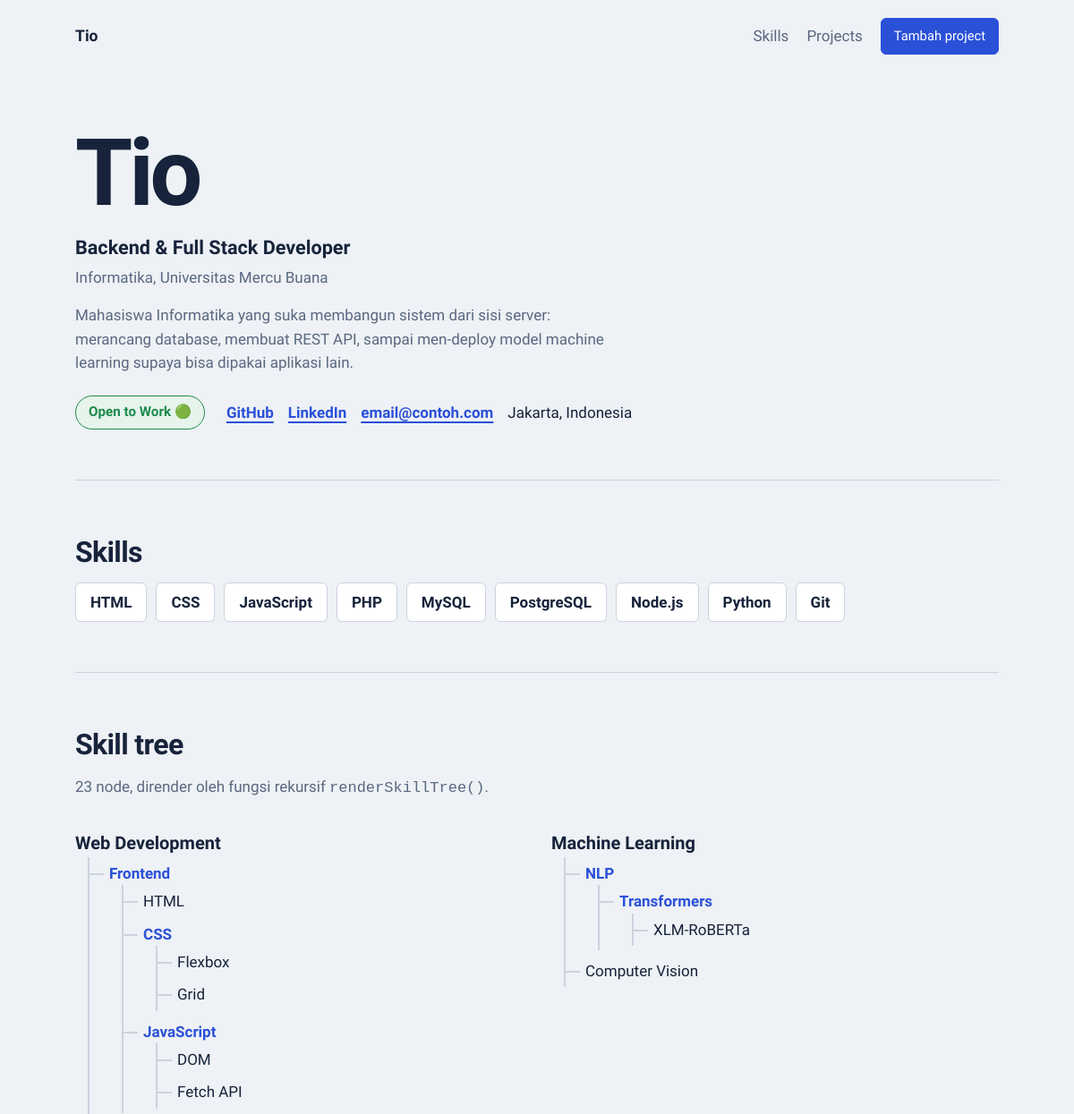
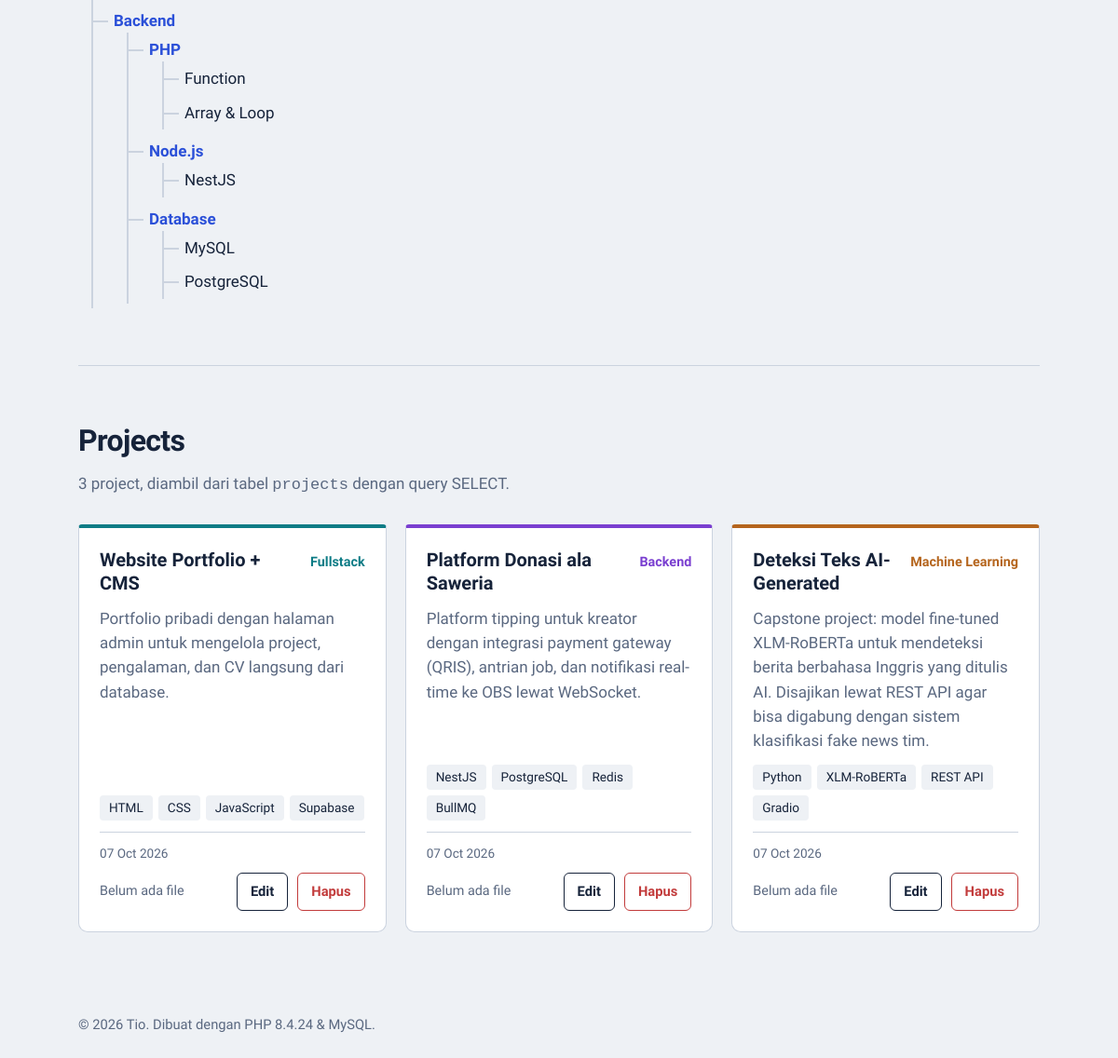
The page / on the database its author committed (2 pictures, top to bottom).
### tables this page shows
CREATE TABLE IF NOT EXISTS projects (
  id          INT UNSIGNED NOT NULL AUTO_INCREMENT,
  title       VARCHAR(150) NOT NULL,
  description TEXT         NOT NULL,
  tech        VARCHAR(255) NOT NULL COMMENT 'dipisah koma, contoh: PHP, MySQL',
  category    VARCHAR(30)  NOT NULL DEFAULT 'other',
  file_path   VARCHAR(255)          DEFAULT NULL COMMENT 'contoh: uploads/abc123.pdf',
  created_at  TIMESTAMP    NOT NULL DEFAULT CURRENT_TIMESTAMP,
  PRIMARY KEY (id)
);

### data.php (called while the page is built)
<?php
$nama      = 'Tio';
$role      = 'Backend & Full Stack Developer';
$kampus    = 'Informatika, Universitas Mercu Buana';
$bio       = 'Mahasiswa Informatika yang suka membangun sistem dari sisi server: '
           . 'merancang database, membuat REST API, sampai men-deploy model machine learning '
           . 'supaya bisa dipakai aplikasi lain.';
$lokasi    = 'Jakarta, Indonesia';
$email     = 'email@contoh.com';
$github    = 'https://github.com/tioeka04';
$linkedin  = 'https://www.linkedin.com/in/username';
$tahun     = date('Y');
$open_to_work = true;
$skills = ['HTML', 'CSS', 'JavaScript', 'PHP', 'MySQL', 'PostgreSQL', 'Node.js', 'Python', 'Git'];
$skill_tree = [
    'Web Development' => [
        'Frontend' => [
            'HTML' => [],
            'CSS'  => [
                'Flexbox' => [],
                'Grid'    => [],
            ],
            'JavaScript' => [
                'DOM' => [],
                'Fetch API' => [],
            ],
        ],
        'Backend' => [
            'PHP' => [
                'Function' => [],
                'Array & Loop' => [],
            ],
            'Node.js' => [
                'NestJS' => [],
            ],
            'Database' => [
                'MySQL' => [],
                'PostgreSQL' => [],
            ],
        ],
    ],
    'Machine Learning' => [
        'NLP' => [
            'Transformers' => [
                'XLM-RoBERTa' => [],
            ],
        ],
        'Computer Vision' => [],
    ],
];

### functions.php (the view, shortened to what this page needs)
<?php
function e($text)
{
    return htmlspecialchars((string) $text, ENT_QUOTES, 'UTF-8');
}
function csrfToken()
{
    return $_SESSION['csrf'];
}
function csrfField()
{
    return '<input type="hidden" name="csrf" value="' . e(csrfToken()) . '">';
}
function getCategoryInfo($category)
{
    switch (strtolower((string) $category)) {
        case 'backend':
            $label = 'Backend';
            break;
        case 'fullstack':
            $label = 'Fullstack';
            break;
        case 'ml':
            $label = 'Machine Learning';
            break;
    }
    return ['label' => $label, 'class' => 'card--' . strtolower($category)];
}
function splitTech($tech)
{
    return array_values(array_filter(array_map('trim', explode(',', (string) $tech)), 'strlen'));
}
function renderProjectCard($project)
{
    $cat = getCategoryInfo($project['category']);
    $techList = '';
    foreach (splitTech($project['tech']) as $t) {
        $techList .= '<li>' . e($t) . '</li>';
    }
    if (!empty($project['file_path'])) {
        $ext = strtoupper(pathinfo($project['file_path'], PATHINFO_EXTENSION));
        $download = '<a class="btn btn--primary" href="download.php?id=' . (int) $project['id'] . '">Download ' . e($ext) . '</a>';
    } else {
        $download = '<span class="card__nofile">Belum ada file</span>';
    }
    $date = date('d M Y', strtotime($project['created_at']));
    return '
    <article class="card ' . e($cat['class']) . '" id="project-' . (int) $project['id'] . '">
        <div class="card__head">
            <h3 class="card__title">' . e($project['title']) . '</h3>
            <span class="card__cat">' . e($cat['label']) . '</span>
        </div>
        <p class="card__desc">' . nl2br(e($project['description'])) . '</p>
        <ul class="card__tech" aria-label="Teknologi">' . $techList . '</ul>
        <div class="card__foot">
            <span class="card__date">' . e($date) . '</span>
            ' . $download . '
            <a class="btn" href="edit_project.php?id=' . (int) $project['id'] . '">Edit</a>
            <form class="inline-form" method="post" action="delete_project.php"
                  onsubmit="return confirm(\'Hapus project &quot;' . e(addslashes($project['title'])) . '&quot;? File-nya juga ikut terhapus.\');">
                ' . csrfField() . '
                <input type="hidden" name="id" value="' . (int) $project['id'] . '">
                <button type="submit" class="btn btn--danger">Hapus</button>
            </form>
        </div>
    </article>';
}
function renderPortfolioSection($title, $items)
{
    if (empty($items)) {
        $body = '<div class="empty"><p>Belum ada project di database.</p>'
              . '<a class="btn btn--primary" href="add_project.php">Tambah project pertama</a></div>';
    } else {
        $body = '<div class="projects">';
        foreach ($items as $item) {
            $body .= renderProjectCard($item);
        }
        $body .= '</div>';
    }
    return '
    <section class="section" id="projects">
        <h2 class="section__title">' . e($title) . '</h2>
        <p class="section__lead">' . count($items) . ' project, diambil dari tabel <code>projects</code> dengan query SELECT.</p>
        ' . $body . '
    </section>';
}
function renderSkillTree($tree, $level = 0)
{
    if (empty($tree)) {
        return '';
    }
    $html = '<ul' . ($level === 0 ? ' class="tree"' : '') . '>';
    foreach ($tree as $name => $children) {
        if ($level === 0) {
            $cls = 'tree__node tree__node--root';
        } elseif (!empty($children)) {
            $cls = 'tree__node tree__node--branch';
        } else {
            $cls = 'tree__node';
        }
        $html .= '<li><span class="' . $cls . '">' . e($name) . '</span>'
               . renderSkillTree($children, $level + 1)
               . '</li>';
    }
    return $html . '</ul>';
}
function countSkills($tree)
{
    $total = 0;
    foreach ($tree as $children) {
        $total += 1 + countSkills($children);
    }
    return $total;
}

### partials/header.php (shortened to what this page needs)
<!DOCTYPE html>
<html lang="id">
<head>
    <link rel="stylesheet" href="assets/style.css">
</head>
<body>
<div class="wrap">
    <nav class="nav">
        <a class="nav__brand" href="index.php"><?= e($nama) ?></a>
        <div class="nav__links">
            <a href="index.php#skills">Skills</a>
            <a href="index.php#projects">Projects</a>
            <a class="btn btn--primary" href="add_project.php">Tambah project</a>
        </div>
    </nav>

### index.php (shortened to what this page needs)
<?php
require_once __DIR__ . '/connection.php';
require_once __DIR__ . '/data.php';
require_once __DIR__ . '/functions.php';
$stmt     = $pdo->query('SELECT * FROM projects ORDER BY created_at DESC, id DESC');
$projects = $stmt->fetchAll();
require __DIR__ . '/partials/header.php';
?>
    <header class="hero">
        <h1 class="hero__name"><?= e($nama) ?></h1>
        <p class="hero__role"><?= e($role) ?></p>
        <p class="hero__campus"><?= e($kampus) ?></p>
        <p class="hero__bio"><?= e($bio) ?></p>
        <div class="hero__meta">
            <?php if ($open_to_work): ?>
                <span class="status status--open">Open to Work 🟢</span>
            <?php else: ?>
                <span class="status status--closed">Not Available 🔴</span>
            <?php endif; ?>
            <ul class="socials">
                <li><a href="<?= e($github) ?>" target="_blank" rel="noopener">GitHub</a></li>
                <li><a href="<?= e($linkedin) ?>" target="_blank" rel="noopener">LinkedIn</a></li>
                <li><a href="mailto:<?= e($email) ?>"><?= e($email) ?></a></li>
                <li><?= e($lokasi) ?></li>
            </ul>
        </div>
    </header>
    <main>
        <section class="section" id="skills">
            <h2 class="section__title">Skills</h2>
            <ul class="skills">
                <?php foreach ($skills as $skill): ?>
                    <li class="skill"><?= e($skill) ?></li>
                <?php endforeach; ?>
            </ul>
        </section>
        <section class="section" id="skill-tree">
            <h2 class="section__title">Skill tree</h2>
            <p class="section__lead"><?= countSkills($skill_tree) ?> node, dirender oleh fungsi rekursif <code>renderSkillTree()</code>.</p>
            <div class="tree-columns">
                <?php foreach ($skill_tree as $root => $children): ?>
                    <div><?= renderSkillTree([$root => $children]) ?></div>
                <?php endforeach; ?>
            </div>
        </section>
        <?= renderPortfolioSection('Projects', $projects) ?>
    </main>
<?php require __DIR__ . '/partials/footer.php'; ?>

### partials/footer.php
</div>
<footer class="footer">
    <div class="wrap">© <?= e($tahun) ?> <?= e($nama) ?>. Dibuat dengan PHP <?= e(PHP_VERSION) ?> &amp; MySQL.</div>
</footer>
</body>
</html>

### rows shown on the page
projects: title "Website Portfolio + CMS", category "Fullstack", description "Portfolio pribadi dengan halaman admin untuk mengelola project, pengalaman, dan CV langsung dari database.", tech "HTML", tech "CSS", tech "JavaScript", tech "Supabase", created_at "07 Oct 2026", shows "Belum ada file"
projects: title "Platform Donasi ala Saweria", category "Backend", description "Platform tipping untuk kreator dengan integrasi payment gateway (QRIS), antrian job, dan notifikasi real-time ke OBS lewat WebSocket.", tech "NestJS", tech "PostgreSQL", tech "Redis", tech "BullMQ", created_at "07 Oct 2026", shows "Belum ada file"
projects: title "Deteksi Teks AI-Generated", category "Machine Learning", description "Capstone project: model fine-tuned XLM-RoBERTa untuk mendeteksi berita berbahasa Inggris yang ditulis AI. Disajikan lewat REST API agar bisa digabung dengan sistem klasifikasi fake news tim.", tech "Python", tech "XLM-RoBERTa", tech "REST API", tech "Gradio", created_at "07 Oct 2026", shows "Belum ada file"

### other values the page prints
$nama "Tio"
$role "Backend & Full Stack Developer"
$kampus "Informatika, Universitas Mercu Buana"
$bio "Mahasiswa Informatika yang suka membangun sistem dari sisi server: merancang database, membuat REST API, sampai men-deploy model machine learning supaya bisa dipakai aplikasi lain."
$email "email@contoh.com"
$lokasi "Jakarta, Indonesia"
$skill "HTML"
$skill "CSS"
$skill "JavaScript"
$skill "PHP"
$skill "MySQL"
$skill "PostgreSQL"
$skill "Node.js"
$skill "Python"
$skill "Git"
